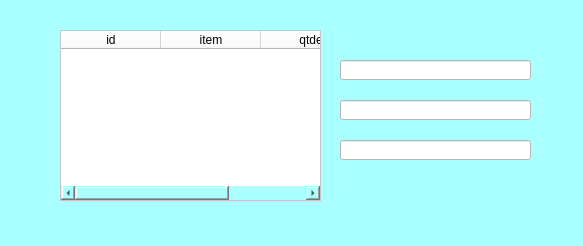
<?xml version="1.0" encoding="UTF-8"?>
<ui version="4.0">
 <class>MainWindow</class>
 <widget class="QMainWindow" name="MainWindow">
  <property name="geometry">
   <rect>
    <x>0</x>
    <y>0</y>
    <width>583</width>
    <height>246</height>
   </rect>
  </property>
  <property name="windowTitle">
   <string>Selecionar Linha</string>
  </property>
  <property name="styleSheet">
   <string notr="true">background-color: rgb(170, 255, 255);</string>
  </property>
  <widget class="QWidget" name="centralwidget">
   <widget class="QTableWidget" name="tableWidget">
    <property name="geometry">
     <rect>
      <x>60</x>
      <y>30</y>
      <width>261</width>
      <height>171</height>
     </rect>
    </property>
    <property name="toolTip">
     <string>Clique sobre a linha desejada para selecionar</string>
    </property>
    <property name="styleSheet">
     <string notr="true">background-color: rgb(255, 255, 255);</string>
    </property>
    <column>
     <property name="text">
      <string>id</string>
     </property>
    </column>
    <column>
     <property name="text">
      <string>item</string>
     </property>
    </column>
    <column>
     <property name="text">
      <string>qtde</string>
     </property>
    </column>
   </widget>
   <widget class="QLineEdit" name="txtA">
    <property name="geometry">
     <rect>
      <x>340</x>
      <y>60</y>
      <width>191</width>
      <height>20</height>
     </rect>
    </property>
    <property name="styleSheet">
     <string notr="true">background-color: rgb(255, 255, 255);</string>
    </property>
    <property name="readOnly">
     <bool>true</bool>
    </property>
   </widget>
   <widget class="QLineEdit" name="txtB">
    <property name="geometry">
     <rect>
      <x>340</x>
      <y>100</y>
      <width>191</width>
      <height>20</height>
     </rect>
    </property>
    <property name="styleSheet">
     <string notr="true">background-color: rgb(255, 255, 255);</string>
    </property>
    <property name="readOnly">
     <bool>true</bool>
    </property>
   </widget>
   <widget class="QLineEdit" name="txtC">
    <property name="geometry">
     <rect>
      <x>340</x>
      <y>140</y>
      <width>191</width>
      <height>20</height>
     </rect>
    </property>
    <property name="styleSheet">
     <string notr="true">background-color: rgb(255, 255, 255);</string>
    </property>
    <property name="readOnly">
     <bool>true</bool>
    </property>
   </widget>
  </widget>
 </widget>
 <resources/>
 <connections/>
</ui>
